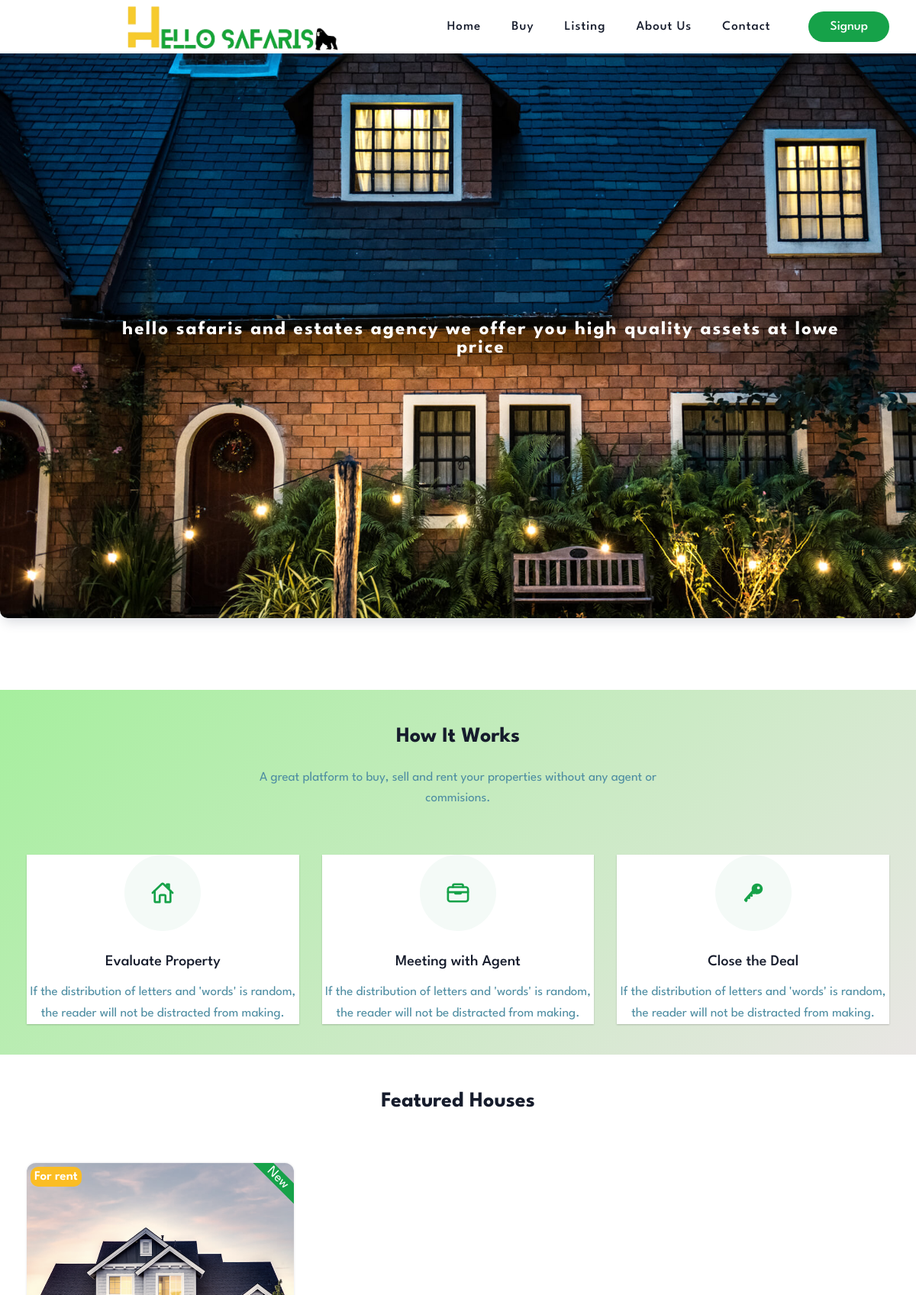
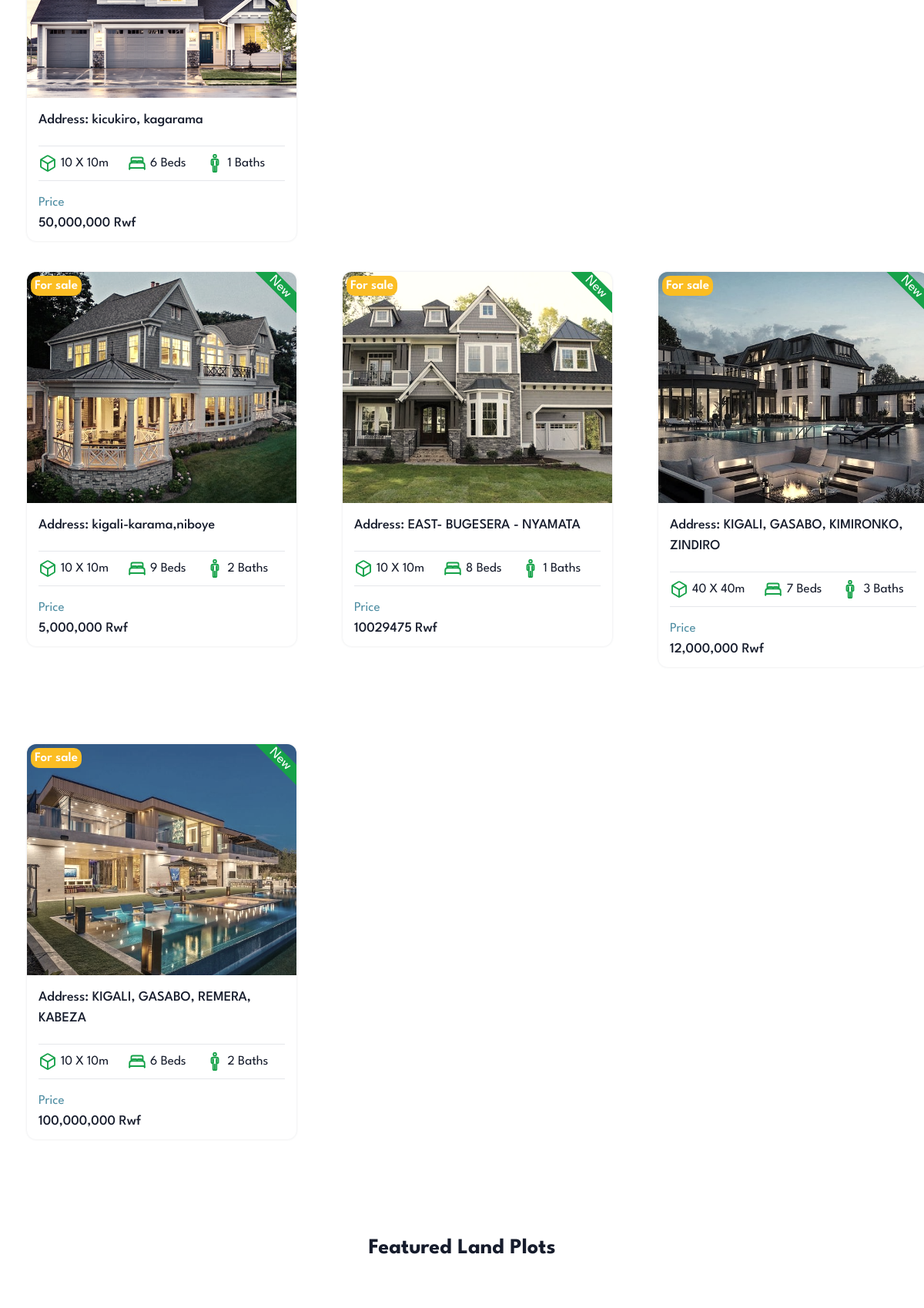
The page / (upper part) on the database its author committed (2 pictures, top to bottom).
### realapp/models.py (models this page shows, shortened)
class House(models.Model):
  category = models.CharField(max_length=255)
  use = models.CharField(max_length=255)
  size =models.CharField(max_length=255)
  rooms = models.IntegerField(null=True)
  baths = models.IntegerField(null=True)
  price =models.CharField(max_length=20)
  address = models.CharField(max_length=255)
  phone = models.CharField(max_length=20)
  image = models.ImageField(upload_to='shop/images',default='')
  image2 = models.ImageField(upload_to='shop/images',default='')
  image3 = models.ImageField(upload_to='shop/images',default='')
  image4 = models.ImageField(upload_to='shop/images',default='')
  image5 = models.ImageField(upload_to='shop/images',default='')
  MoreDescription = models.TextField(max_length=255, default='')
  date = models.DateTimeField(default=timezone.now)

### realapp/views.py (the view)
# urls.py: path('',views.index, name='index'),
def index(request):
    current_user = request.user
    print(current_user)
    allHouseAssets = []
    houseCats = House.objects.values('use', 'id')
    houseCatsSet = {item['use'] for item in houseCats}
    for cat in houseCatsSet:
        assets = House.objects.filter(use=cat)
        n = len(assets)
        nSlides = n // 4 + ceil((n / 4) - (n // 4))
        allHouseAssets.append([assets, range(1, nSlides), nSlides, range(nSlides)])  # Add range(nSlides) here
    allLandPlotAssets = []
    landPlotCats = LandPlot.objects.values('use', 'id')
    landPlotCatsSet = {item['use'] for item in landPlotCats}
    for cat in landPlotCatsSet:
        assets = LandPlot.objects.filter(use=cat)
        n = len(assets)
        nSlides = n // 4 + ceil((n / 4) - (n // 4))
        allLandPlotAssets.append([assets, range(1, nSlides), nSlides, range(nSlides)])  # Add range(nSlides) here
    allCarAssets = []
    carCats = Car.objects.values('use', 'id')
    carCatsSet = {item['use'] for item in carCats}
    for cat in carCatsSet:
        assets = Car.objects.filter(use=cat)
        n = len(assets)
        nSlides = n // 4 + ceil((n / 4) - (n // 4))
        allCarAssets.append([assets, range(1, nSlides), nSlides, range(nSlides)])  # Add range(nSlides) here
    params = {
        'houseAssets': allHouseAssets,
        'landPlotAssets': allLandPlotAssets,
        'carAssets': allCarAssets
    }
    return render(request, 'index.html', params)

### templates/index.html (shortened to what this page needs)
{% load static %}
<!DOCTYPE html>
<html lang="en">
<head>
    <link href="{% static 'assets/css/style.css' %}" rel="stylesheet">
</head>
<body id="top">
    <header class="header" id="home" data-header>
        <div class="container">
            <div class="logo-container">
                <img src="{% static 'assets/images/logoo.png' %}" style="max-height: 100px; width: 300px; margin-left: -30px;">
            </div>
            <nav class="navbar container" data-navbar>
                <ul class="navbar-list">
                    <li>
                        <a href="/" class="navbar-link" data-nav-link>Home</a>
                    </li>
                    <li>
                        <a href="#property" class="navbar-link" data-nav-link>Buy</a>
                    </li>
                    <li>
                        <a href="#property" class="navbar-link" data-nav-link>Listing</a>
                    </li>
                    <li>
                        <a href="#service" class="navbar-link" data-nav-link>About Us</a>
                    </li>
                    <li>
                        <a href="#footer" class="navbar-link" data-nav-link>Contact</a>
                    </li>
                </ul>
            </nav>
            <a href="{% url 'signup' %}" class="btn btn-secondary">Signup</a>
        </div>
    </header>
    <main>
       <article class="article">
        <section class="section hero" aria-label="hero" id="hero">
            <div class="container">
              <div class="slider">
                <div class="slides">
                    <div class="slide bg-image1">
                        <h2>hello safaris and estates agency we offer you high quality assets at lowe price</h2>
                    </div>
                </div>
              </div>
            </div>
        </section>
        <section class="section service" aria-label="service">
            <div class="container">
                <h2 class="h2 section-title"> How It Works</h2>
                <p class="section-text">
                    A great platform to buy, sell and rent your properties without any agent or commisions.
                </p>
                <ul class="service-list">
                    <li>
                        <div class="service-card">
                            <div class="card-icon">
                                <ion-icon name="home-outline"></ion-icon>
                            </div>
                            <h3 class="h3 card-title">Evaluate Property</h3>
                            <p class="card-text">
                                If the distribution of letters and 'words' is random, the reader will not be distracted from making.
                            </p>
                        </div>
                    </li>
                    <li>
                        <div class="service-card">
                            <div class="card-icon">
                                <ion-icon name="briefcase-outline"></ion-icon>
                            </div>
                            <h3 class="h3 card-title">Meeting with Agent</h3>
                            <p class="card-text">
                                If the distribution of letters and 'words' is random, the reader will not be distracted from making.
                            </p>
                        </div>
                    </li>
                    <li>
                        <div class="service-card">
                            <div class="card-icon">
                                <ion-icon name="key"></ion-icon>
                            </div>
                            <h3 class="h3 card-title">Close the Deal</h3>
                            <p class="card-text">
                                If the distribution of letters and 'words' is random, the reader will not be distracted from making.
                            </p>
                        </div>
                    </li>
                </ul>
            </div>
        </section>
        <section class="section property" aria-label="property" id="property">
            <div class="container">
            <h2 class="h2 section-title">Featured Houses</h2>
            {% for assets, slide_range, nSlides, dots_range in houseAssets reversed %}
            <ul class="property-list">
                {% for asset in assets reversed%}
                <li>
                <div class="property-card">
                    <figure class="card-banner img-holder" style="min-width: 350px; height: 300px;">
                        <a href="/property_detail/{{ asset.id }}" style="display: block; width: 100%; height: 100%;">
                            <img src="{{ asset.image.url }}" loading="lazy" alt="{{ asset.address }}" class=" property-card-image" class="img-cover property-card-image" style="object-fit: cover; width: 100%; height: 100%;">
                        </a>
                    </figure>
                    <button class="card-action-btn" aria-label="add to favorite">
                     <span> New </span>
                    </button>
                    <button class="sell" aria-label="add to favorite">
                    For {{ asset.use }}
                    </button>
                    <div class="card-content">
                        <h3 class="h3">
                            <a href="#" class="card-title">Address: {{ asset.address }}</a>
                        </h3>
                        <ul class="card-list">
                            <li class="card-item">
                                <div class="item-icon">
                                    <ion-icon name="cube-outline"></ion-icon>
                                </div>
                                <span class="item-text">{{ asset.size }}</span>
                            </li>
                            <li class="card-item">
                                <div class="item-icon">
                                    <ion-icon name="bed-outline"></ion-icon>
                                </div>
                                <span class="item-text">{{ asset.rooms }} Beds</span>
                            </li>
                            <li class="card-item">
                                <div class="item-icon">
                                    <ion-icon name="man-outline"></ion-icon>
                                </div>
                                <span class="item-text">{{ asset.baths }} Baths</span>
                            </li>
                        </ul>
                        <div class="card-meta">
                            <div>
                                <span class="meta-title">Price</span>
                                <span class="meta-text">{{ asset.price }} Rwf</span>
                    </div>
                </div>
                </li>
                {% endfor %}
            </ul>
            {% endfor %}
            </div>
        </section>
        <section class="section property" aria-label="property" id="land-plots">
            <div class="container">
              <h2 class="h2 section-title">Featured Land Plots</h2>
            </div>
        </section>
       </article>
    </main>
</body>
</html>

### rows shown on the page
House: image (picture), use "rent", address "kicukiro, kagarama", size "10 X 10m", rooms "6", baths "1", price "50,000,000"
House: image (picture), use "sale", address "kigali-karama,niboye", size "10 X 10m", rooms "9", baths "2", price "5,000,000"
House: image (picture), use "sale", address "EAST- BUGESERA - NYAMATA", size "10 X 10m", rooms "8", baths "1", price "10029475"
House: image (picture), use "sale", address "KIGALI, GASABO, KIMIRONKO, ZINDIRO", size "40 X 40m", rooms "7", baths "3", price "12,000,000"
House: image (picture), use "sale", address "KIGALI, GASABO, REMERA, KABEZA", size "10 X 10m", rooms "6", baths "2", price "100,000,000"
